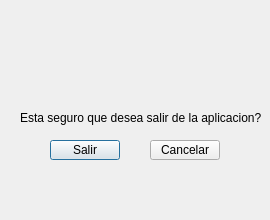
<?xml version="1.0" encoding="UTF-8"?>
<ui version="4.0">
 <class>dlgSalir</class>
 <widget class="QDialog" name="dlgSalir">
  <property name="geometry">
   <rect>
    <x>0</x>
    <y>0</y>
    <width>270</width>
    <height>220</height>
   </rect>
  </property>
  <property name="minimumSize">
   <size>
    <width>270</width>
    <height>220</height>
   </size>
  </property>
  <property name="maximumSize">
   <size>
    <width>270</width>
    <height>220</height>
   </size>
  </property>
  <property name="windowTitle">
   <string>Aviso</string>
  </property>
  <property name="modal">
   <bool>true</bool>
  </property>
  <widget class="QLabel" name="lblSalir">
   <property name="geometry">
    <rect>
     <x>20</x>
     <y>110</y>
     <width>241</width>
     <height>16</height>
    </rect>
   </property>
   <property name="font">
    <font>
     <pointsize>9</pointsize>
    </font>
   </property>
   <property name="text">
    <string>Esta seguro que desea salir de la aplicacion?</string>
   </property>
  </widget>
  <widget class="QLabel" name="lblImgsalir">
   <property name="geometry">
    <rect>
     <x>90</x>
     <y>20</y>
     <width>90</width>
     <height>70</height>
    </rect>
   </property>
   <property name="minimumSize">
    <size>
     <width>90</width>
     <height>70</height>
    </size>
   </property>
   <property name="maximumSize">
    <size>
     <width>90</width>
     <height>70</height>
    </size>
   </property>
   <property name="text">
    <string/>
   </property>
   <property name="pixmap">
    <pixmap>img/advertencia.png</pixmap>
   </property>
   <property name="scaledContents">
    <bool>true</bool>
   </property>
  </widget>
  <widget class="QPushButton" name="btnsalir">
   <property name="geometry">
    <rect>
     <x>50</x>
     <y>140</y>
     <width>70</width>
     <height>20</height>
    </rect>
   </property>
   <property name="minimumSize">
    <size>
     <width>70</width>
     <height>20</height>
    </size>
   </property>
   <property name="maximumSize">
    <size>
     <width>70</width>
     <height>20</height>
    </size>
   </property>
   <property name="text">
    <string>Salir</string>
   </property>
  </widget>
  <widget class="QPushButton" name="btnCancelar">
   <property name="geometry">
    <rect>
     <x>150</x>
     <y>140</y>
     <width>70</width>
     <height>20</height>
    </rect>
   </property>
   <property name="minimumSize">
    <size>
     <width>70</width>
     <height>20</height>
    </size>
   </property>
   <property name="maximumSize">
    <size>
     <width>70</width>
     <height>20</height>
    </size>
   </property>
   <property name="text">
    <string>Cancelar</string>
   </property>
  </widget>
 </widget>
 <resources/>
 <connections/>
</ui>
